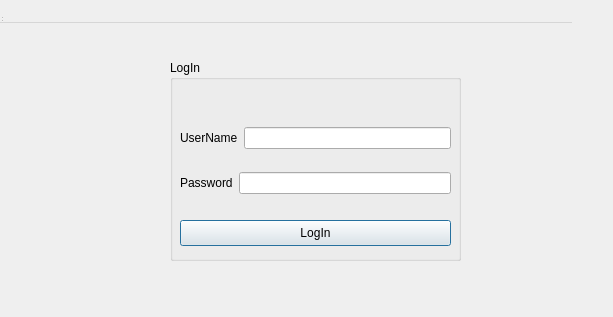
<?xml version="1.0" encoding="UTF-8"?>
<ui version="4.0">
 <class>loginwindow</class>
 <widget class="QDialog" name="loginwindow">
  <property name="geometry">
   <rect>
    <x>0</x>
    <y>0</y>
    <width>613</width>
    <height>317</height>
   </rect>
  </property>
  <property name="windowTitle">
   <string>Log In</string>
  </property>
  <widget class="QWidget" name="centralwidget" native="true">
   <property name="geometry">
    <rect>
     <x>0</x>
     <y>0</y>
     <width>631</width>
     <height>321</height>
    </rect>
   </property>
   <widget class="QGroupBox" name="groupBox">
    <property name="geometry">
     <rect>
      <x>170</x>
      <y>60</y>
      <width>291</width>
      <height>201</height>
     </rect>
    </property>
    <property name="title">
     <string>LogIn</string>
    </property>
    <widget class="QPushButton" name="pushButton_login">
     <property name="geometry">
      <rect>
       <x>10</x>
       <y>160</y>
       <width>271</width>
       <height>26</height>
      </rect>
     </property>
     <property name="text">
      <string>LogIn</string>
     </property>
    </widget>
    <widget class="QWidget" name="layoutWidget">
     <property name="geometry">
      <rect>
       <x>10</x>
       <y>50</y>
       <width>271</width>
       <height>101</height>
      </rect>
     </property>
     <layout class="QVBoxLayout" name="verticalLayout">
      <item>
       <layout class="QHBoxLayout" name="horizontalLayout">
        <item>
         <widget class="QLabel" name="label">
          <property name="text">
           <string>UserName</string>
          </property>
         </widget>
        </item>
        <item>
         <widget class="QLineEdit" name="lineEdit_username"/>
        </item>
       </layout>
      </item>
      <item>
       <layout class="QHBoxLayout" name="horizontalLayout_2">
        <item>
         <widget class="QLabel" name="label_2">
          <property name="text">
           <string>Password</string>
          </property>
         </widget>
        </item>
        <item>
         <widget class="QLineEdit" name="lineEdit_password">
          <property name="echoMode">
           <enum>QLineEdit::Password</enum>
          </property>
         </widget>
        </item>
       </layout>
      </item>
     </layout>
    </widget>
   </widget>
  </widget>
  <widget class="QMenuBar" name="menubar">
   <property name="geometry">
    <rect>
     <x>0</x>
     <y>0</y>
     <width>572</width>
     <height>23</height>
    </rect>
   </property>
  </widget>
  <widget class="QStatusBar" name="statusbar">
   <property name="geometry">
    <rect>
     <x>0</x>
     <y>0</y>
     <width>3</width>
     <height>23</height>
    </rect>
   </property>
  </widget>
  <widget class="QToolBar" name="toolBar">
   <property name="geometry">
    <rect>
     <x>0</x>
     <y>0</y>
     <width>8</width>
     <height>17</height>
    </rect>
   </property>
   <property name="windowTitle">
    <string>toolBar</string>
   </property>
  </widget>
 </widget>
 <resources/>
 <connections/>
</ui>
